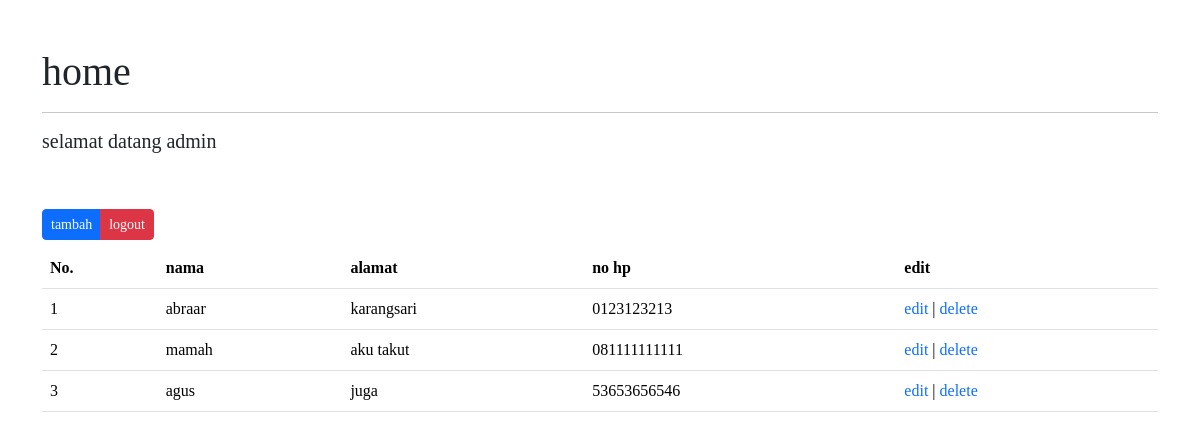
Screenshot of /tugasprak/home_admin.php (signed in) with the database file from the repository.
### tables this page shows
CREATE TABLE `data_orang` (
  `nomor` int(100) NOT NULL,
  `nama` varchar(30) DEFAULT NULL,
  `alamat` varchar(30) DEFAULT NULL,
  `nohp` varchar(12) DEFAULT NULL
);

### tugasprak/home_admin.php (the view, shortened to what this page needs)
<!doctype html>
<html lang="en">
  <head>
    <link href="https://cdn.jsdelivr.net/npm/bootstrap@5.3.2/dist/css/bootstrap.min.css" rel="stylesheet">
    <?php $i=1?>
  </head>
  <body>
    <div class="container">
        <div class="header mt-5">
            <h1>home</h1>
            <hr></hr>
            <h5>selamat datang <?php echo $_SESSION['username'];?></h5>
        </div>
        <div class="tombol">
          <div class="btn-group mt-5 mb-2">
            <button type="button" class="btn btn-primary btn-sm"><a href="create.php" style="text-decoration:none; color:white">tambah</a></button>
            <button type="button" class="btn btn-danger btn-sm"><a href="logout.php"  style="text-decoration:none; color:white">logout</a></button>
          </div>
        </div>
        <div class="tabel">
          <div class="table-responsive">
            <table class="table align-middle" style="text-decoration: none;">
              <thead>
                <tr>
                  <th>No. </th>
                  <th>nama</th>
                  <th>alamat</th>
                  <th>no hp</th>
                  <th>edit</th>
                </tr>
              </thead>
              <tbody>
                <?php
                include 'koneksi.php';
                $query=mysqli_query($konek,"select * from data_orang");
                while($data=mysqli_fetch_array($query))
                { ?>
              <tr>
                <td> <?php echo $i++ ?></td>
                <td> <?php echo $data['nama']; ?></td>
                <td> <?php echo $data['alamat']; ?> </td>
                <td> <?php echo $data['nohp']; ?></td>
                <td>
                  <a href=edit.php?nomor=<?php echo $data['nomor'];?> style="text-decoration:none;">edit</a> |
                  <a href=hapus.php?nomor=<?php echo $data['nomor'];?> style="text-decoration:none" onClick="return confirm('Apakah anda yakin ingin menghapus tersebut??')">delete</a></td>
                  <?php }?>
                </tr>
              </tbody>
            </table>
          </div>
        </div>
      </div>
    </body>
</html>

### tugasprak/home_admin.php (style rules this page uses)
* { font-family: poppins; }

### rows the page displays
data_orang: nama "abraar", alamat "karangsari", nohp "0123123213"
data_orang: nama "mamah", alamat "aku takut", nohp "081111111111"
data_orang: nama "agus", alamat "juga", nohp "53653656546"

### other values shown
$_SESSION['username'] "admin"
